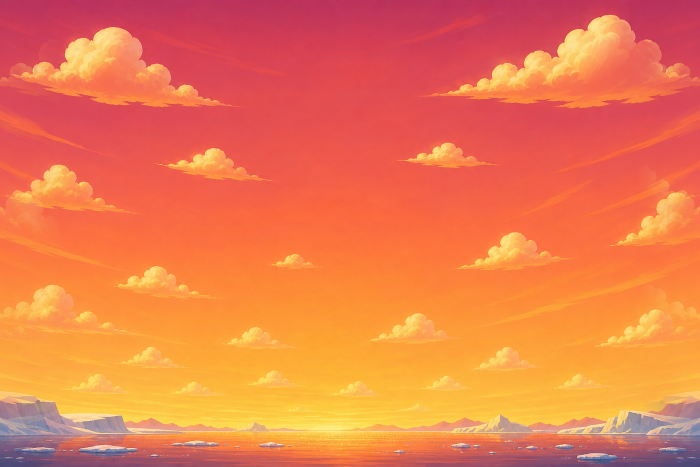
#> input picture images/world-sunset-v5.png, 1400 x 933 px, given in place of world-sunset-v5.webp, which was not available (shown at 1/2 size)
$ python slice_world.py --src=images/world-sunset-v5.webp
#> lines starting #> are read from the running program, lines starting #| are printed output that depends on the picture; pictures that were not available may be replaced by others from this repository, and a replacement may not be noted
#!/usr/bin/env python3
"""Slice every painted world into three parallax planes — the multiplane pass
that tools/slice_bg0.py did for world 0, generalized to the six world paintings
(sunset, aurora, snowy peaks, outer space, dusty hills, storm).

  far  = the whole upper painting: sky + landforms, bottom-feathered (1x)
  mid  = upper ground/sea strip, feathered top + bottom (2.2x at runtime)
  near = lower ground/sea strip, top-feathered (3.8x at runtime)

World 0 keeps its own slicer (its tree-line mid needs the green cutout); here
the mid plane is a plain feathered band — every painting's ground/sea is
horizontally near-uniform, so the strips tile cleanly at speed. No wrap-seam
blend: these paintings are authored with matching first/last columns (they
tiled raw under drawTiledBg), and ghosting the end columns over the start
double-exposes any cloud that crosses the edge.

Run from the repo root:
  python3 tools/slice_world.py                 # slice every world
  python3 tools/slice_world.py --only 3        # one world
  python3 tools/slice_world.py --src=images/world-sunset-v5.webp
Outputs images/bg{N}-{far,mid,near}.webp + tools/worlds-preview.png.
The (top, bot) fractions below MUST match the WORLD_BANDS table in index.html.
"""
import sys
import numpy as np
from PIL import Image

# world -> source painting, base-gradient stops (sky, ground — also the runtime
# draw colors), and bands. Band tuple = (top, bottom, feather), fractions of
# source height; feather = (top_start, top_end, bottom_start, bottom_end) alpha
# ramps in source-absolute fractions, or None for a hard edge.
WORLDS = {
    1: {"src": "images/world-sunset-v5.webp", "sky": (188, 51, 91), "ground": (156, 82, 98), "bands": {
        "far":  (0.00, 0.90, (None, None, 0.84, 0.90)),
        "mid":  (0.86, 0.96, (0.86, 0.90, 0.92, 0.96)),
        "near": (0.92, 1.00, (0.92, 0.96, None, None)),
    }},
    2: {"src": "images/world-aurora-v5.webp", "sky": (0, 17, 68), "ground": (19, 104, 193), "bands": {
        "far":  (0.00, 0.88, (None, None, 0.82, 0.88)),
        "mid":  (0.86, 0.96, (0.86, 0.90, 0.92, 0.96)),
        "near": (0.92, 1.00, (0.92, 0.96, None, None)),
    }},
    3: {"src": "images/world-snowy-peaks-v5.webp", "sky": (90, 202, 249), "ground": (84, 183, 243), "bands": {
        "far":  (0.00, 0.86, (None, None, 0.80, 0.86)),
        "mid":  (0.84, 0.96, (0.84, 0.88, 0.92, 0.96)),
        "near": (0.92, 1.00, (0.92, 0.96, None, None)),
    }},
    4: {"src": "images/world-outer-space-v5.webp", "sky": (3, 8, 47), "ground": (11, 47, 116), "bands": {
        "far":  (0.00, 0.90, (None, None, 0.84, 0.90)),
        "mid":  (0.88, 0.97, (0.88, 0.92, 0.94, 0.97)),
        "near": (0.93, 1.00, (0.93, 0.96, None, None)),
    }},
    5: {"src": "images/world-dusty-hills-v5.webp", "sky": (54, 148, 183), "ground": (191, 81, 49), "bands": {
        "far":  (0.00, 0.84, (None, None, 0.78, 0.84)),
        "mid":  (0.82, 0.94, (0.82, 0.86, 0.90, 0.94)),
        "near": (0.90, 1.00, (0.90, 0.94, None, None)),
    }},
    # world 6 (boss skies) shares the storm painting with world 7
    7: {"src": "images/world-storm-v5.webp", "sky": (11, 12, 51), "ground": (1, 12, 60), "bands": {
        "far":  (0.00, 0.90, (None, None, 0.84, 0.90)),
        "mid":  (0.88, 0.97, (0.88, 0.92, 0.94, 0.97)),
        "near": (0.93, 1.00, (0.93, 0.96, None, None)),
    }},
}


def vfeather(y0, y1, hsrc, ft0, ft1, fb0, fb1):
    # feather fractions are source-absolute; convert to band-local rows
    a = np.ones(y1 - y0, dtype=np.float32)
    if ft0 is not None:
        t0 = max(0, int(ft0 * hsrc) - y0); t1 = max(0, int(ft1 * hsrc) - y0)
        a[:t0] = 0.0
        a[t0:t1] = np.linspace(0, 1, t1 - t0)
    if fb0 is not None:
        b0 = int(fb0 * hsrc) - y0; b1 = int(fb1 * hsrc) - y0
        a[b1:] = 0.0
        a[b0:b1] = np.linspace(1, 0, b1 - b0)
    return a


def wrapseam(img, f=None):
    """(Unused for the world paintings — see docstring. Kept for reference.)"""
    w, h = img.size
    if f is None: f = max(24, int(w * 0.05))
    end = img.crop((w - f, 0, w, h))
    ramp = np.tile(np.linspace(255, 0, f), (h, 1)).astype(np.uint8)  # end fades out →
    img.paste(end, (0, 0), Image.fromarray(ramp))                    # original shows through
    return img


def slice_world(world, spec):
    im = Image.open(spec["src"]).convert("RGB")
    w, h = im.size
    for name, (ftop, fbot, (ft0, ft1, fb0, fb1)) in spec["bands"].items():
        y0, y1 = int(ftop * h), int(fbot * h)
        band = im.crop((0, y0, w, y1))
        alpha = (vfeather(y0, y1, h, ft0, ft1, fb0, fb1)[:, None] * 255).astype(np.uint8)
        alpha = np.repeat(alpha, w, axis=1)
        out = band.convert("RGBA")
        out.putalpha(Image.fromarray(alpha))
        out.save(f"images/bg{world}-{name}.webp", quality=85, method=6)
        print(f"bg{world}-{name}.webp  rows {y0}-{y1} of {h}  ({w}x{y1 - y0})")


def preview():
    """Composite every world's planes over its own base gradient with
    exaggerated offsets — the same eyeball check as bg0-preview.png."""
    names = sorted(WORLDS)
    tw, th = 460, 306
    sheet = Image.new("RGB", (tw * 3, th * ((len(names) + 2) // 3)), "#111")
    for i, world in enumerate(names):
        spec = WORLDS[world]
        im = Image.open(spec["src"]).convert("RGB")
        w, h = im.size
        grad = np.zeros((h, w, 3), dtype=np.uint8)
        top, bot = np.array(spec["sky"]), np.array(spec["ground"])
        for y in range(h):
            grad[y, :] = (top + (bot - top) * (y / h)).astype(np.uint8)
        prev = Image.fromarray(grad)
        for name, (ftop, fbot, _) in spec["bands"].items():
            layer = Image.open(f"images/bg{world}-{name}.webp")
            off = {"far": 0, "mid": 260, "near": 620}[name]   # fake speed difference
            for tile in range(-1, 2):
                prev.paste(layer, (tile * w + off, int(ftop * h)), layer)
        prev = prev.resize((tw, th))
        sheet.paste(prev, ((i % 3) * tw, (i // 3) * th))
    sheet.save("tools/worlds-preview.png")
    print("tools/worlds-preview.png written — eyeball it before shipping")


def main():
    only = src = None
    for a in sys.argv[1:]:
        if a.startswith("--only="):
            only = int(a.split("=")[1])
        elif a.startswith("--src="):
            src = a.split("=", 1)[1]          # slice just this painting
            matches = [w for w, s in WORLDS.items() if s["src"] == src]
            if not matches:
                sys.exit(f"no band table for {src} — add one to WORLDS first")
            only = matches[0]
    for world, spec in sorted(WORLDS.items()):
        if only is not None and world != only:
            continue
        slice_world(world, spec)
#> in slice_world, im is the input picture: PIL image 1400x933 RGB; mean R, G, B 235.7, 121.9, 77.1
#> the loop in slice_world, `for name, (ftop, fbot, (ft0, ft1, fb0, fb1)) in spec["bands"].items():` made 3 passes
#> pass 1, in slice_world, `out.save(f"images/bg{world}-{name}.webp", quality=85, method=6)`:
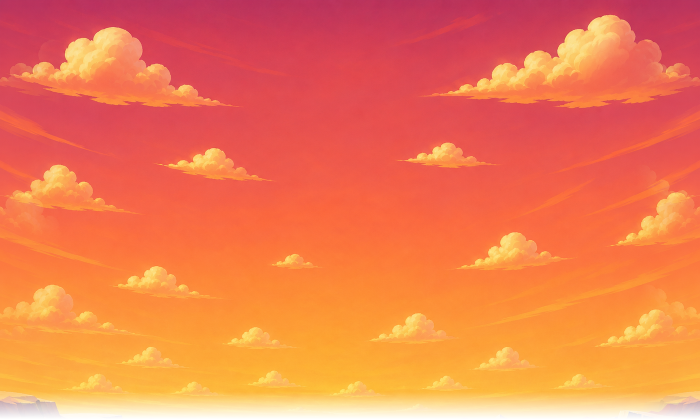
#> saved as bg1-far.webp: PIL image 1400x839 RGBA (shown at 1/2 size); mean R, G, B, A 239.6, 120.7, 74, 246.5; transparent parts drawn white
#> after the loop in slice_world, `for name, (ftop, fbot, (ft0, ft1, fb0, fb1)) in spec["bands"].items():`:
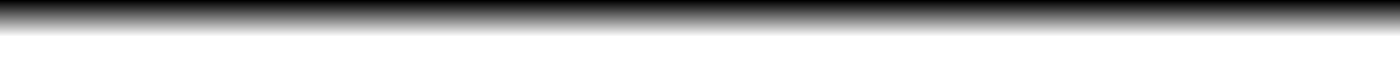
#> alpha: shape (75, 1400); min 0, max 255, mean 191.9
#> after the loop in slice_world, `for name, (ftop, fbot, (ft0, ft1, fb0, fb1)) in spec["bands"].items():`:
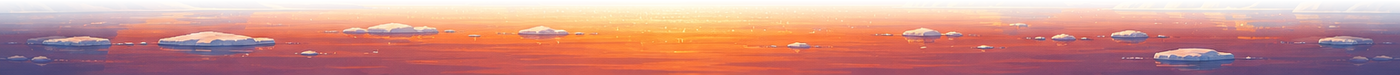
#> out: PIL image 1400x75 RGBA; mean R, G, B, A 195.2, 120.2, 101.3, 191.9; transparent parts drawn white
    preview()
#> in preview, `sheet = Image.new("RGB", (tw * 3, th * ((len(names) + 2) // 3)), "#111")`: sheet: PIL image 1380x612 RGB; every value is 17
#> after the loop in preview, `for y in range(h):`:
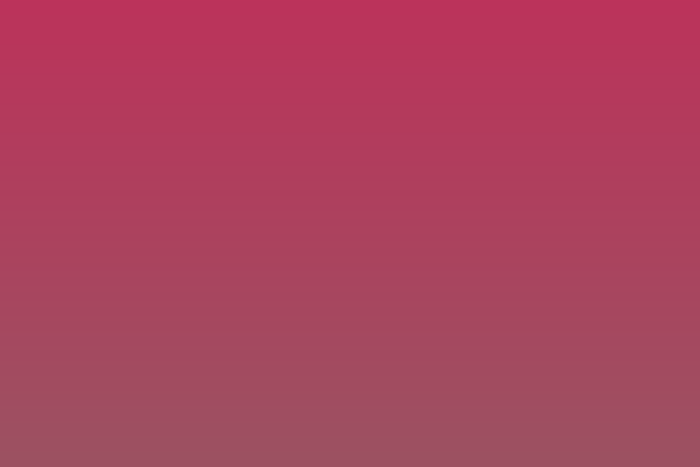
#> grad: shape (933, 1400, 3) (shown at 1/2 size); mean of channels 0, 1, 2 171.5, 66, 94; drawn as R, G, B
#> after the loop in preview, `for tile in range(-1, 2):`:
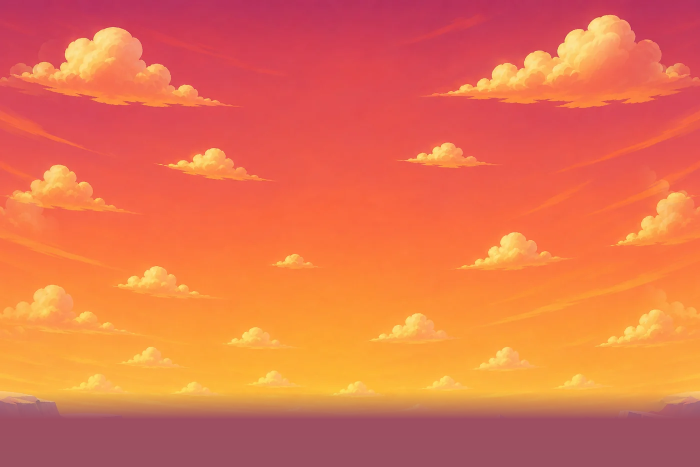
#> prev: PIL image 1400x933 RGB (shown at 1/2 size); mean R, G, B 228.7, 113.5, 76.6
#> in preview, `prev = prev.resize((tw, th))`:
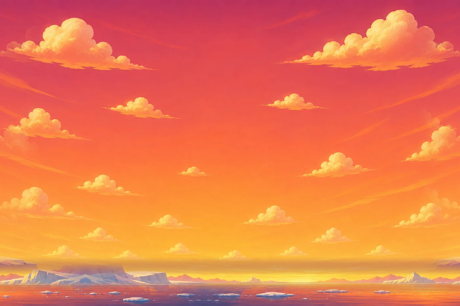
#> prev: PIL image 460x306 RGB; mean R, G, B 233.9, 120.1, 77.3
#> in preview, `sheet.paste(prev, ((i % 3) * tw, (i // 3) * th))`:
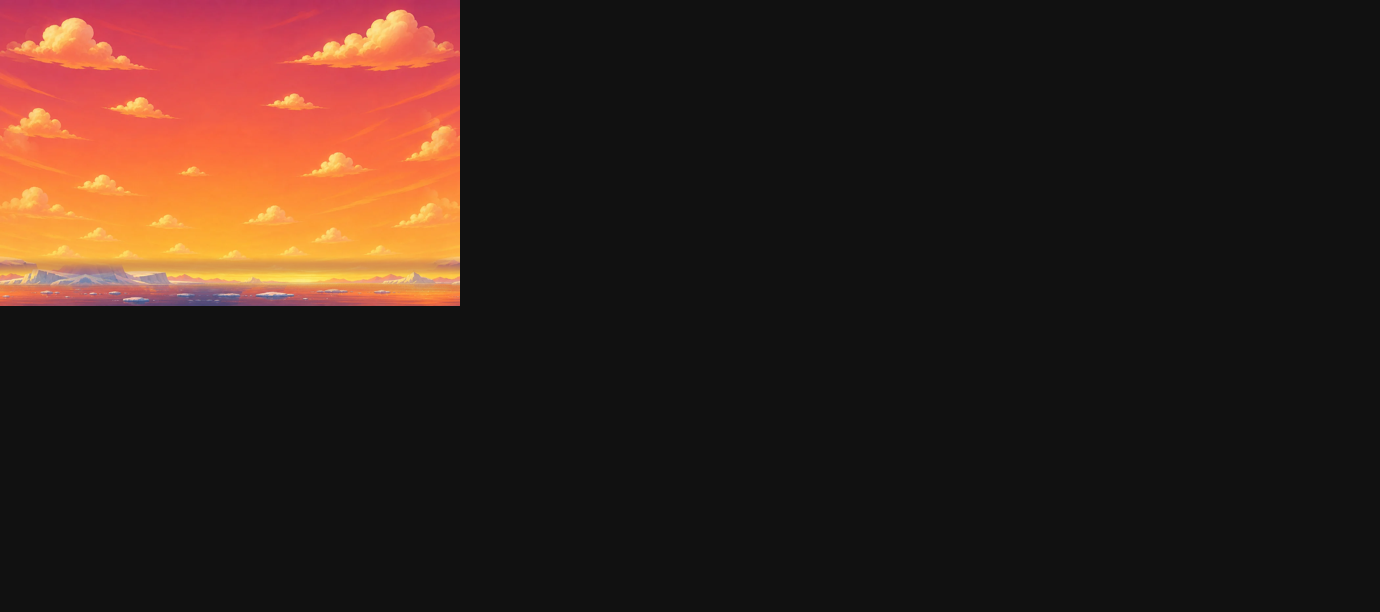
#> sheet: PIL image 1380x612 RGB; mean R, G, B 53.1, 34.2, 27.1


if __name__ == "__main__":
#> (the run stopped early here; a loop or call above may not have finished)
